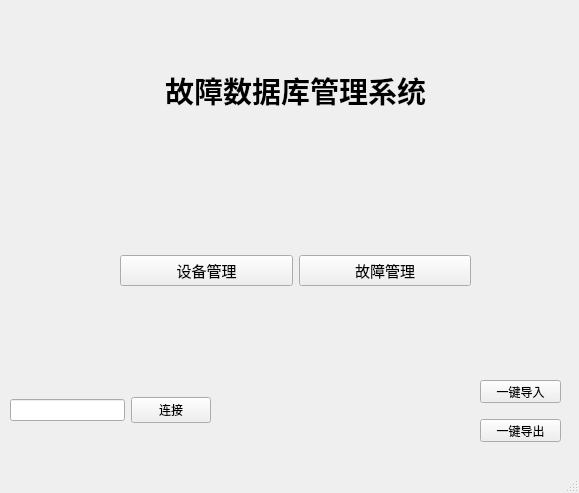
<?xml version="1.0" encoding="UTF-8"?>
<ui version="4.0">
 <class>Manage</class>
 <widget class="QMainWindow" name="Manage">
  <property name="geometry">
   <rect>
    <x>0</x>
    <y>0</y>
    <width>579</width>
    <height>493</height>
   </rect>
  </property>
  <property name="windowTitle">
   <string>MainWindow</string>
  </property>
  <widget class="QWidget" name="centralwidget">
   <widget class="QLabel" name="label">
    <property name="geometry">
     <rect>
      <x>130</x>
      <y>60</y>
      <width>331</width>
      <height>61</height>
     </rect>
    </property>
    <property name="font">
     <font>
      <pointsize>22</pointsize>
      <weight>75</weight>
      <italic>false</italic>
      <bold>true</bold>
     </font>
    </property>
    <property name="text">
     <string>故障数据库管理系统</string>
    </property>
    <property name="alignment">
     <set>Qt::AlignCenter</set>
    </property>
   </widget>
   <widget class="QWidget" name="verticalLayoutWidget">
    <property name="geometry">
     <rect>
      <x>120</x>
      <y>200</y>
      <width>351</width>
      <height>141</height>
     </rect>
    </property>
    <layout class="QHBoxLayout" name="horizontalLayout">
     <item>
      <widget class="QPushButton" name="stuInfo">
       <property name="maximumSize">
        <size>
         <width>16777215</width>
         <height>16777215</height>
        </size>
       </property>
       <property name="font">
        <font>
         <pointsize>11</pointsize>
         <weight>50</weight>
         <bold>false</bold>
        </font>
       </property>
       <property name="text">
        <string>设备管理</string>
       </property>
      </widget>
     </item>
     <item>
      <widget class="QPushButton" name="liceInfo">
       <property name="font">
        <font>
         <pointsize>11</pointsize>
        </font>
       </property>
       <property name="text">
        <string>故障管理</string>
       </property>
      </widget>
     </item>
    </layout>
   </widget>
   <widget class="QPushButton" name="pushButton">
    <property name="geometry">
     <rect>
      <x>480</x>
      <y>380</y>
      <width>81</width>
      <height>23</height>
     </rect>
    </property>
    <property name="text">
     <string>一键导入</string>
    </property>
   </widget>
   <widget class="QPushButton" name="pushButton_2">
    <property name="geometry">
     <rect>
      <x>480</x>
      <y>419</y>
      <width>81</width>
      <height>23</height>
     </rect>
    </property>
    <property name="text">
     <string>一键导出</string>
    </property>
   </widget>
   <widget class="QWidget" name="horizontalLayoutWidget">
    <property name="geometry">
     <rect>
      <x>10</x>
      <y>390</y>
      <width>201</width>
      <height>41</height>
     </rect>
    </property>
    <layout class="QHBoxLayout" name="horizontalLayout_2">
     <item>
      <widget class="QLineEdit" name="ipBox"/>
     </item>
     <item>
      <widget class="QPushButton" name="connectBtn">
       <property name="text">
        <string>连接</string>
       </property>
      </widget>
     </item>
    </layout>
   </widget>
  </widget>
  <widget class="QMenuBar" name="menubar">
   <property name="geometry">
    <rect>
     <x>0</x>
     <y>0</y>
     <width>579</width>
     <height>23</height>
    </rect>
   </property>
  </widget>
  <widget class="QStatusBar" name="statusbar"/>
 </widget>
 <resources/>
 <connections/>
</ui>
